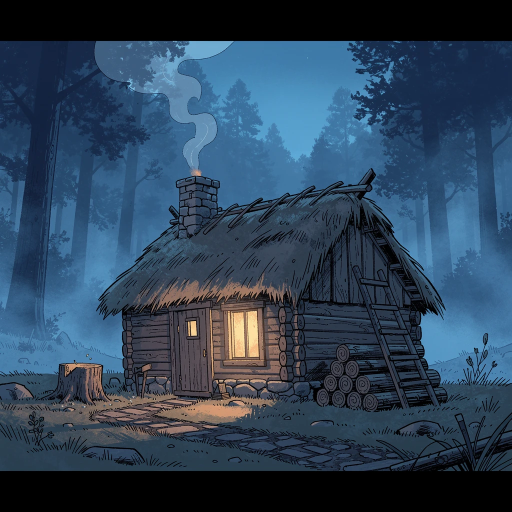
#> input picture assets/images/village/tier_1.webp, 1024 x 1024 px (shown at 1/2 size)
$ python -i gates.py   (imports and definitions only)
#> lines starting #> are read from the running program, lines starting #| are printed output that depends on the picture; after the words box and inside, x2 and y2 are one past the last pixel; in counts of white or black regions, pixels touching at a corner belong together
#!/usr/bin/env python3
"""Scripted gates of the buildings track (docs/designs/village-buildings/PROMPT.md sections 7, 9.5, 10).

    python3 scripts/bld/gates.py sil     <base.png> <out-prefix> [--layer a.png[:dx,dy]]... [--anchor x.anchor.json]
                                         [--sails sails.png --pivot x,y --scale 1.15]
    python3 scripts/bld/gates.py grow    stage:<img> rank:<img> ... [--margin 1]       (G-GROW)
    python3 scripts/bld/gates.py corner  <before> <after> <old-building-mask> <new-building-mask> [--out diff.png]
                                         [--dumps before.json after.json]   (villagers' boxes are excluded)
    python3 scripts/bld/gates.py blind   <building> <img>... [--decoys img...]
    python3 scripts/bld/gates.py canary  <building> --grand g.png --rough r.png --ladder img... [--locked c.png --locked-base b.png]

A "mask" below is the building: the alpha above 0.5 of an RGBA image, or, for a picture without
alpha (a capture, a `.sil.png`), what differs from its top-left pixel. Stdlib and Pillow only.
Nothing here writes in the locked loupes files (docs/designs/village-loop/loupes/bc/r6,
~/.cache/bati-loupes-lock): `refuse_locked` stops any output path inside them.
"""

import argparse
import json
import math
import pathlib
import secrets
import sys
import tempfile

from PIL import Image, ImageChops, ImageDraw

sys.path.insert(0, str(pathlib.Path(__file__).resolve().parent))
import bldtools as T  # noqa: E402

# [1 line that did not run here, left out]

# [5 lines that did not run here, left out]
# [1 line that did not run here, left out]


# [6 lines left out: function refuse_locked, not called in this run]


# ---- masks ----------------------------------------------------------------------------------------

def mask_of(src, thr=24):
#> called with src = '../../assets/images/village/tier_1.webp', thr = 24
    im = Image.open(src)
#> im is the input picture: PIL image 1024x1024 RGB; mean R, G, B 45, 66.6, 88.3
    if "A" in im.getbands():
        return A.binary(im.convert("RGBA").getchannel("A"))  # alpha >= 128, i.e. above 0.5
    rgb = im.convert("RGB")
    d = ImageChops.difference(rgb, Image.new("RGB", rgb.size, rgb.getpixel((0, 0))))
    r, g, b = d.split()
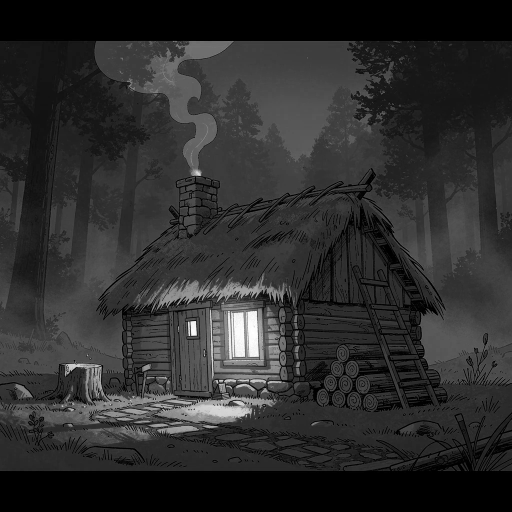
#> r: PIL image 1024x1024 L (shown at 1/2 size); min 0, max 255, mean 45
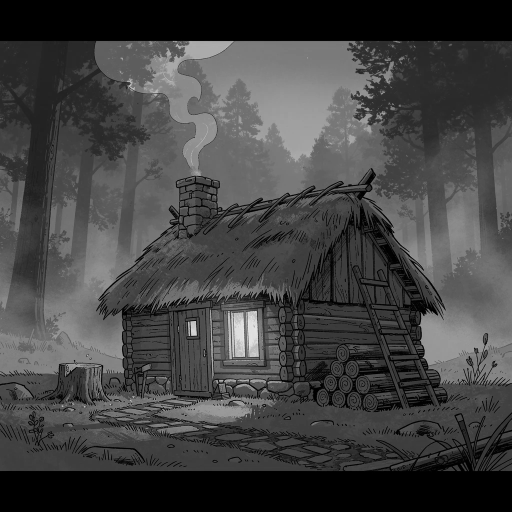
#> g: PIL image 1024x1024 L (shown at 1/2 size); min 0, max 243, mean 66.6
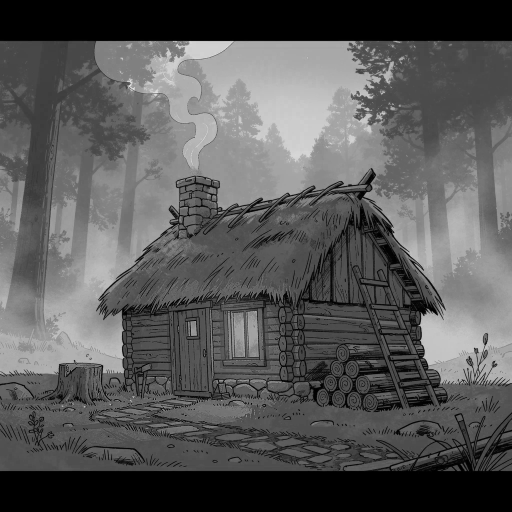
#> b: PIL image 1024x1024 L (shown at 1/2 size); min 0, max 247, mean 88.3
    return ImageChops.lighter(ImageChops.lighter(r, g), b).point(lambda v: 255 if v > thr else 0)
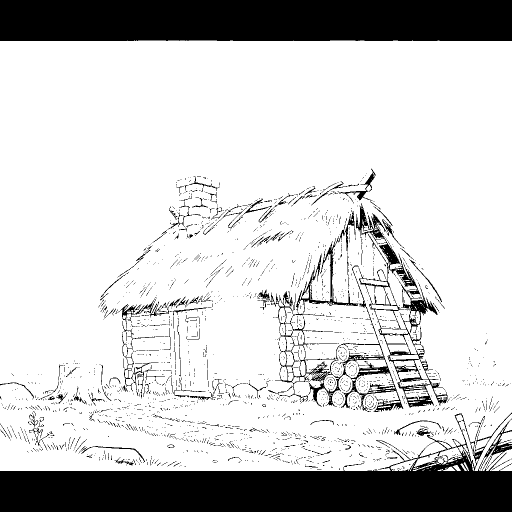
#> returned value: PIL image 1024x1024 L (shown at 1/2 size); 79.8% white; 2504 black regions (2346 under 20 px), largest, box (x1, y1, x2, y2) and area: (0, 825, 1024, 1024) 89199, (0, 0, 1024, 82) 83728, (712, 406, 895, 816) 9554


# [220 lines left out: functions measure, _hull, project, patch_mask, compose, stage_silhouette and 9 more, not called in this run]


# ---- CLI ---------------------------------------------------------------------------------------------

def _xy(s):
    x, y = s.split(",")
    return float(x), float(y)


def _layer(s):
    p, _, off = s.partition(":")
    return p, tuple(int(v) for v in off.split(",")) if off else (0, 0)


# [43 lines left out: function main, not called in this run]


# [2 lines not run here, left out]

>>> result = mask_of('../../assets/images/village/tier_1.webp')

$ run again, on assets/images/adventures/iron_lord_conquest.jpg
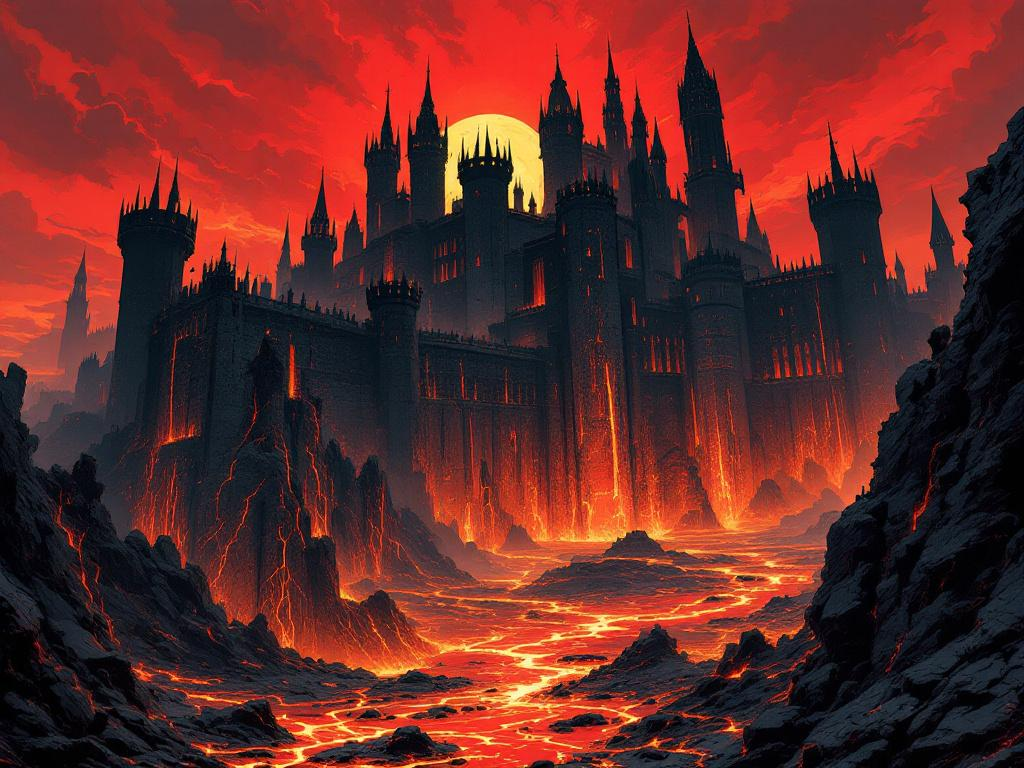
#> input picture assets/images/adventures/iron_lord_conquest.jpg, 1024 x 768 px
#> in mask_of, im is the input picture: PIL image 1024x768 RGB; mean R, G, B 100.5, 42.9, 40.1
#> in mask_of, `r, g, b = d.split()`:
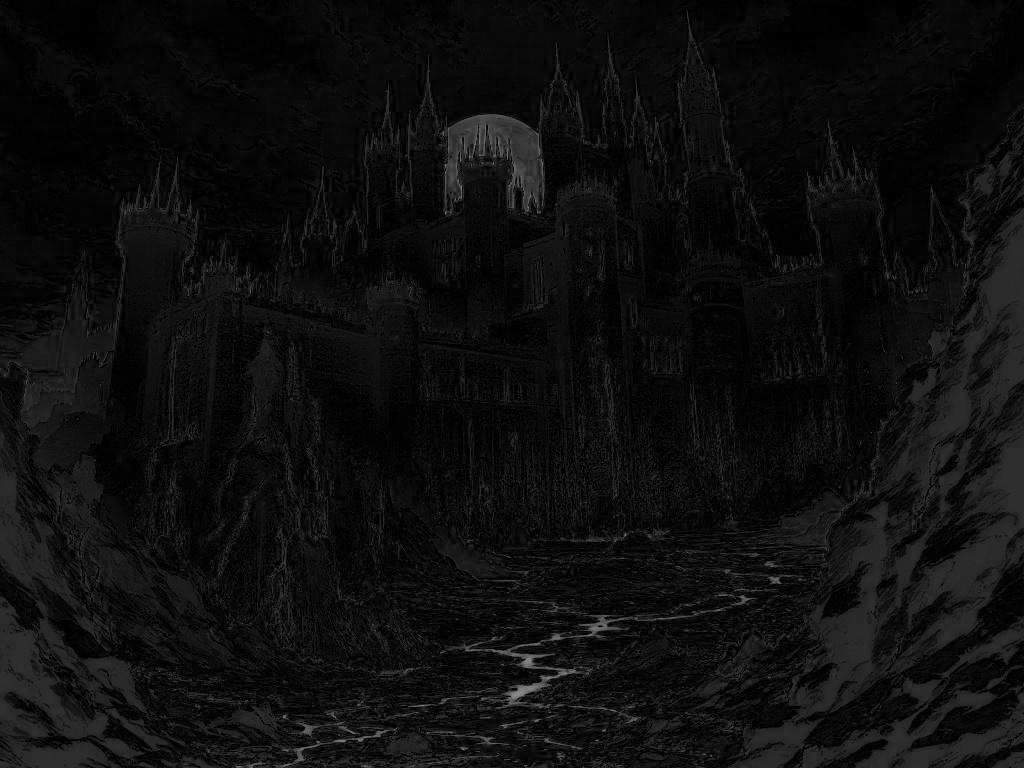
#> b: PIL image 1024x768 L; min 0, max 144, mean 14
#> in mask_of, `return ImageChops.lighter(ImageChops.lighter(r, g), b).point(lambda v:..`:
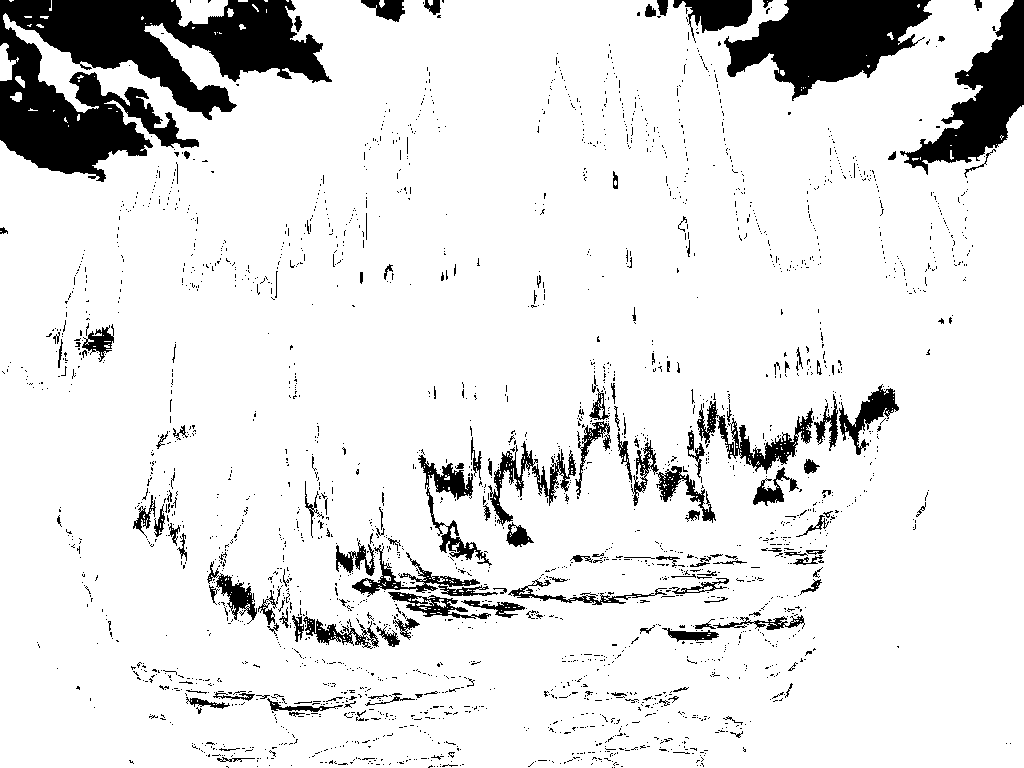
#> returned value: PIL image 1024x768 L; 89% white; 2523 black regions (2363 under 20 px), largest, box (x1, y1, x2, y2) and area: (0, 0, 332, 182) 31166, (724, 0, 932, 101) 11661, (900, 0, 1024, 175) 7863
